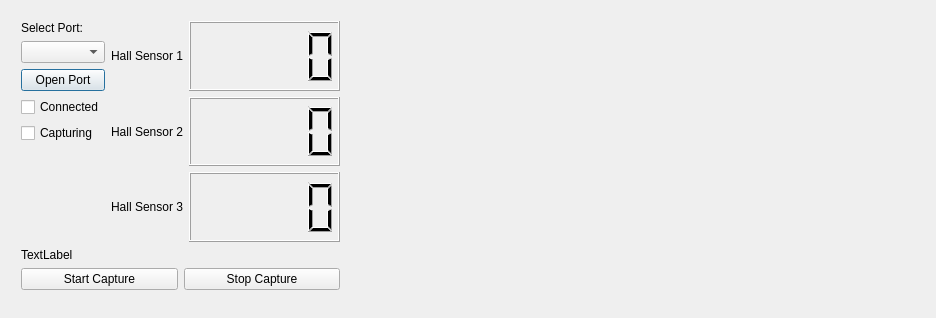
<?xml version="1.0" encoding="UTF-8"?>
<ui version="4.0">
 <class>CapsuleWindow</class>
 <widget class="QDialog" name="CapsuleWindow">
  <property name="geometry">
   <rect>
    <x>0</x>
    <y>0</y>
    <width>936</width>
    <height>318</height>
   </rect>
  </property>
  <property name="sizePolicy">
   <sizepolicy hsizetype="Preferred" vsizetype="Preferred">
    <horstretch>0</horstretch>
    <verstretch>0</verstretch>
   </sizepolicy>
  </property>
  <property name="windowTitle">
   <string>CapsuleWindow</string>
  </property>
  <widget class="QCustomPlot" name="plot" native="true">
   <property name="geometry">
    <rect>
     <x>365</x>
     <y>18</y>
     <width>561</width>
     <height>281</height>
    </rect>
   </property>
  </widget>
  <widget class="QWidget" name="verticalLayoutWidget_4">
   <property name="geometry">
    <rect>
     <x>10</x>
     <y>10</y>
     <width>341</width>
     <height>291</height>
    </rect>
   </property>
   <layout class="QVBoxLayout" name="verticalLayout_4">
    <item>
     <layout class="QHBoxLayout" name="horizontalLayout_2">
      <item>
       <layout class="QHBoxLayout" name="horizontalLayout_3">
        <item>
         <layout class="QVBoxLayout" name="verticalLayout_3">
          <item>
           <widget class="QLabel" name="label_4">
            <property name="text">
             <string>Select Port:</string>
            </property>
           </widget>
          </item>
          <item>
           <widget class="QComboBox" name="comboBox"/>
          </item>
          <item>
           <widget class="QPushButton" name="openButton">
            <property name="text">
             <string>Open Port</string>
            </property>
           </widget>
          </item>
          <item>
           <widget class="QCheckBox" name="connectedBox">
            <property name="text">
             <string>Connected</string>
            </property>
           </widget>
          </item>
          <item>
           <widget class="QCheckBox" name="capturingBox">
            <property name="text">
             <string>Capturing</string>
            </property>
           </widget>
          </item>
          <item>
           <spacer name="verticalSpacer">
            <property name="orientation">
             <enum>Qt::Vertical</enum>
            </property>
            <property name="sizeType">
             <enum>QSizePolicy::Expanding</enum>
            </property>
            <property name="sizeHint" stdset="0">
             <size>
              <width>20</width>
              <height>40</height>
             </size>
            </property>
           </spacer>
          </item>
         </layout>
        </item>
        <item>
         <layout class="QVBoxLayout" name="verticalLayout_2">
          <item>
           <widget class="QLabel" name="label">
            <property name="text">
             <string>Hall Sensor 1</string>
            </property>
            <property name="scaledContents">
             <bool>false</bool>
            </property>
            <property name="alignment">
             <set>Qt::AlignRight|Qt::AlignTrailing|Qt::AlignVCenter</set>
            </property>
           </widget>
          </item>
          <item>
           <widget class="QLabel" name="label_2">
            <property name="text">
             <string>Hall Sensor 2</string>
            </property>
            <property name="alignment">
             <set>Qt::AlignRight|Qt::AlignTrailing|Qt::AlignVCenter</set>
            </property>
           </widget>
          </item>
          <item>
           <widget class="QLabel" name="label_3">
            <property name="text">
             <string>Hall Sensor 3</string>
            </property>
            <property name="alignment">
             <set>Qt::AlignRight|Qt::AlignTrailing|Qt::AlignVCenter</set>
            </property>
           </widget>
          </item>
         </layout>
        </item>
       </layout>
      </item>
      <item>
       <layout class="QVBoxLayout" name="verticalLayout">
        <item>
         <widget class="QLCDNumber" name="lcdSensor1"/>
        </item>
        <item>
         <widget class="QLCDNumber" name="lcdSensor2"/>
        </item>
        <item>
         <widget class="QLCDNumber" name="lcdSensor3"/>
        </item>
       </layout>
      </item>
     </layout>
    </item>
    <item>
     <widget class="QLabel" name="statusLabel">
      <property name="text">
       <string>TextLabel</string>
      </property>
     </widget>
    </item>
    <item>
     <layout class="QHBoxLayout" name="horizontalLayout">
      <item>
       <widget class="QPushButton" name="startButton">
        <property name="text">
         <string>Start Capture</string>
        </property>
       </widget>
      </item>
      <item>
       <widget class="QPushButton" name="stopButton">
        <property name="text">
         <string>Stop Capture</string>
        </property>
        <property name="flat">
         <bool>false</bool>
        </property>
       </widget>
      </item>
     </layout>
    </item>
   </layout>
  </widget>
 </widget>
 <layoutdefault spacing="6" margin="11"/>
 <customwidgets>
  <customwidget>
   <class>QCustomPlot</class>
   <extends>QWidget</extends>
   <header>qcustomplot.h</header>
   <container>1</container>
  </customwidget>
 </customwidgets>
 <resources/>
 <connections/>
</ui>
